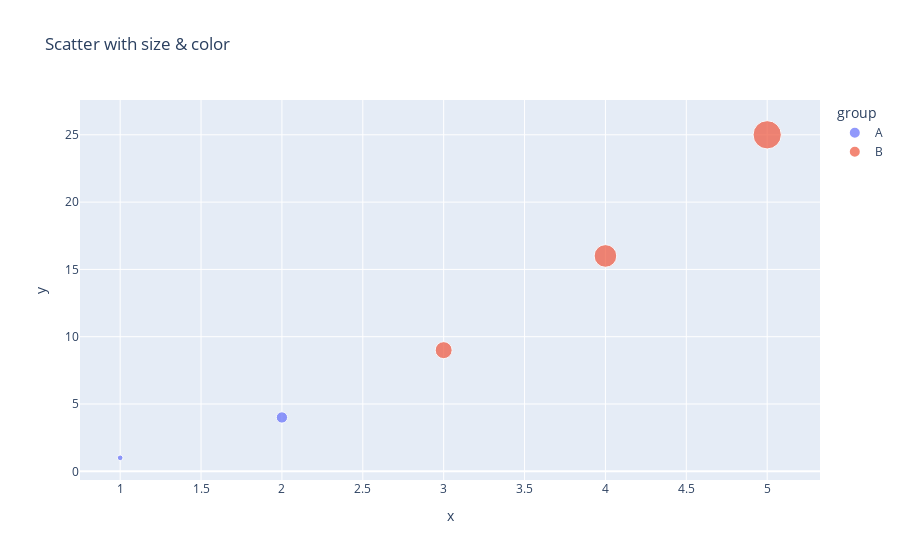
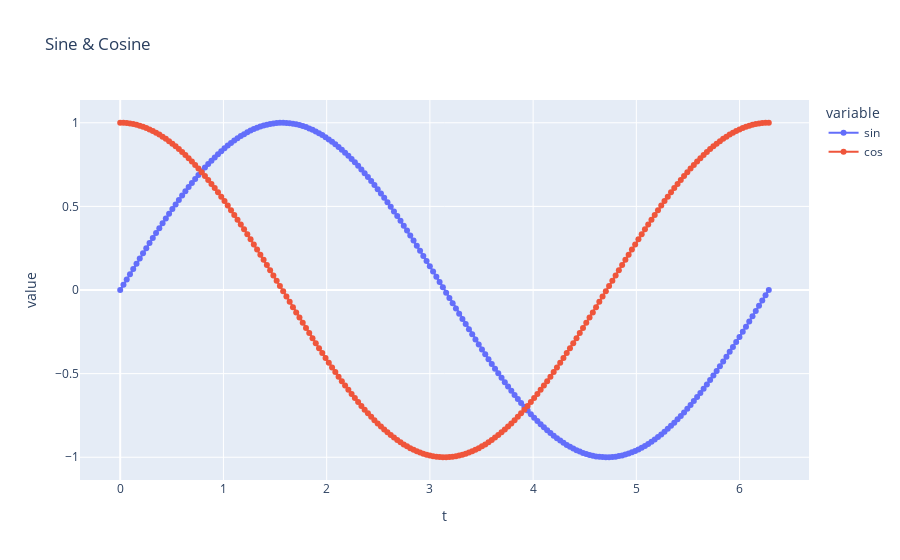
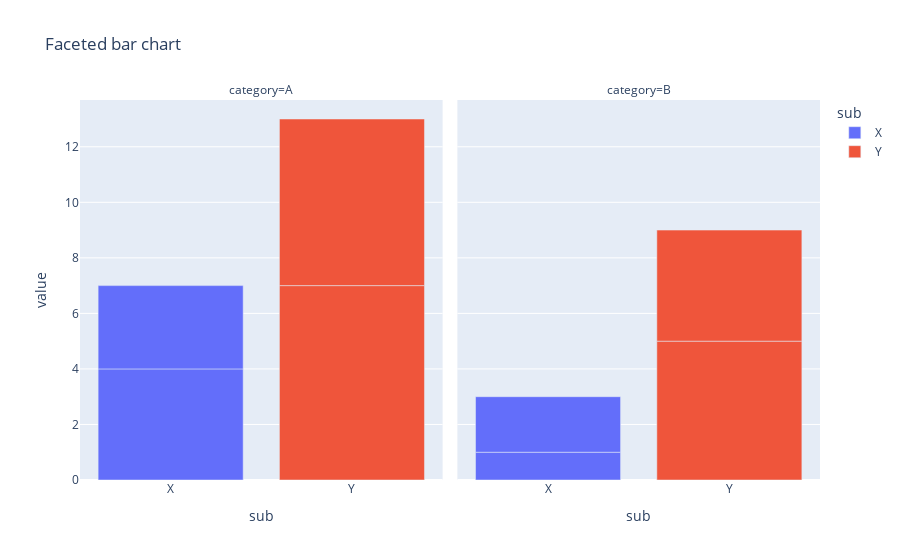
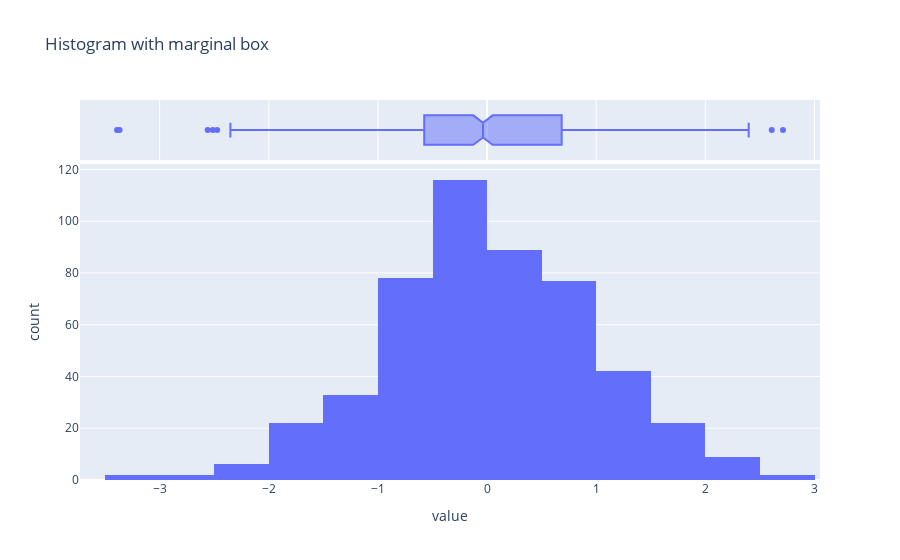

Here is the notebook cell these charts were saved with, in order:
### Code cell
# ...existing code...
# Basic scatter plot
import plotly.express as px
import pandas as pd

df = pd.DataFrame({
    "x": [1, 2, 3, 4, 5],
    "y": [1, 4, 9, 16, 25],
    "group": ["A", "A", "B", "B", "B"]
})

fig = px.scatter(df, x="x", y="y", color="group", size="y", title="Scatter with size & color")
fig.show()
# ...existing code...
# Line chart with hover and markers
import numpy as np

t = np.linspace(0, 2*np.pi, 200)
df_line = pd.DataFrame({"t": t, "sin": np.sin(t), "cos": np.cos(t)})

fig = px.line(df_line, x="t", y=["sin", "cos"], markers=True, title="Sine & Cosine")
fig.update_traces(mode="lines+markers", hovertemplate="%{y:.3f}")
fig.show()
# ...existing code...
# Bar chart with facetting
df_bar = pd.DataFrame({
    "category": ["A", "A", "B", "B"] * 2,
    "sub": ["X", "Y"] * 4,
    "value": [4, 7, 1, 5, 3, 6, 2, 4]
})

fig = px.bar(df_bar, x="sub", y="value", color="sub", facet_col="category",
             title="Faceted bar chart")
fig.show()
# ...existing code...
# Histogram with marginal box
df_hist = pd.DataFrame({"value": np.random.normal(loc=0, scale=1, size=500)})

fig = px.histogram(df_hist, x="value", nbins=30, marginal="box", title="Histogram with marginal box")
fig.show()
# ...existing code...
# Subplots with make_subplots + go
import plotly.graph_objects as go
from plotly.subplots import make_subplots

fig = make_subplots(rows=1, cols=2, subplot_titles=("Scatter", "Bar"))
fig.add_trace(go.Scatter(x=df["x"], y=df["y"], mode="markers", name="scatter"), row=1, col=1)
fig.add_trace(go.Bar(x=df_bar["sub"], y=df_bar["value"], name="bar"), row=1, col=2)
fig.update_layout(title="Mixed subplots", showlegend=False)
fig.show()
# ...existing code...

### Figure 1 — Plotly figure (JSON) as saved in the notebook; plotly's stock layout.template omitted (floating-point values rounded to 4 significant figures)
{"data": [{"hovertemplate": "group=A<br>x=%{x}<br>y=%{marker.size}<extra></extra>", "legendgroup": "A", "marker": {"color": "#636efa", "size": [1, 4], "sizemode": "area", "sizeref": 0.0625, "symbol": "circle"}, "mode": "markers", "name": "A", "orientation": "v", "showlegend": true, "type": "scatter", "x": [1, 2], "xaxis": "x", "y": [1, 4], "yaxis": "y"}, {"hovertemplate": "group=B<br>x=%{x}<br>y=%{marker.size}<extra></extra>", "legendgroup": "B", "marker": {"color": "#EF553B", "size": [9, 16, 25], "sizemode": "area", "sizeref": 0.0625, "symbol": "circle"}, "mode": "markers", "name": "B", "orientation": "v", "showlegend": true, "type": "scatter", "x": [3, 4, 5], "xaxis": "x", "y": [9, 16, 25], "yaxis": "y"}], "layout": {"legend": {"itemsizing": "constant", "title": {"text": "group"}, "tracegroupgap": 0}, "title": {"text": "Scatter with size & color"}, "xaxis": {"anchor": "y", "domain": [0, 1], "title": {"text": "x"}}, "yaxis": {"anchor": "x", "domain": [0, 1], "title": {"text": "y"}}}}

### Figure 2 — Plotly figure (JSON) as saved in the notebook; plotly's stock layout.template omitted (floating-point values rounded to 4 significant figures; data arrays with more than 128 entries replaced by an {"elided": "..."} marker saying what was removed)
{"data": [{"hovertemplate": "%{y:.3f}", "legendgroup": "sin", "line": {"color": "#636efa", "dash": "solid"}, "marker": {"symbol": "circle"}, "mode": "lines+markers", "name": "sin", "orientation": "v", "showlegend": true, "type": "scatter", "x": {"elided": "200 float values"}, "xaxis": "x", "y": {"elided": "200 float values"}, "yaxis": "y"}, {"hovertemplate": "%{y:.3f}", "legendgroup": "cos", "line": {"color": "#EF553B", "dash": "solid"}, "marker": {"symbol": "circle"}, "mode": "lines+markers", "name": "cos", "orientation": "v", "showlegend": true, "type": "scatter", "x": {"elided": "200 float values"}, "xaxis": "x", "y": {"elided": "200 float values"}, "yaxis": "y"}], "layout": {"legend": {"title": {"text": "variable"}, "tracegroupgap": 0}, "title": {"text": "Sine & Cosine"}, "xaxis": {"anchor": "y", "domain": [0, 1], "title": {"text": "t"}}, "yaxis": {"anchor": "x", "domain": [0, 1], "title": {"text": "value"}}}}

### Figure 3 — Plotly figure (JSON) as saved in the notebook; plotly's stock layout.template omitted (floating-point values rounded to 4 significant figures)
{"data": [{"hovertemplate": "sub=%{x}<br>category=A<br>value=%{y}<extra></extra>", "legendgroup": "X", "marker": {"color": "#636efa", "pattern": {"shape": ""}}, "name": "X", "orientation": "v", "showlegend": true, "textposition": "auto", "type": "bar", "x": ["X", "X"], "xaxis": "x", "y": [4, 3], "yaxis": "y"}, {"hovertemplate": "sub=%{x}<br>category=B<br>value=%{y}<extra></extra>", "legendgroup": "X", "marker": {"color": "#636efa", "pattern": {"shape": ""}}, "name": "X", "orientation": "v", "showlegend": false, "textposition": "auto", "type": "bar", "x": ["X", "X"], "xaxis": "x2", "y": [1, 2], "yaxis": "y2"}, {"hovertemplate": "sub=%{x}<br>category=A<br>value=%{y}<extra></extra>", "legendgroup": "Y", "marker": {"color": "#EF553B", "pattern": {"shape": ""}}, "name": "Y", "orientation": "v", "showlegend": true, "textposition": "auto", "type": "bar", "x": ["Y", "Y"], "xaxis": "x", "y": [7, 6], "yaxis": "y"}, {"hovertemplate": "sub=%{x}<br>category=B<br>value=%{y}<extra></extra>", "legendgroup": "Y", "marker": {"color": "#EF553B", "pattern": {"shape": ""}}, "name": "Y", "orientation": "v", "showlegend": false, "textposition": "auto", "type": "bar", "x": ["Y", "Y"], "xaxis": "x2", "y": [5, 4], "yaxis": "y2"}], "layout": {"annotations": [{"font": {}, "showarrow": false, "text": "category=A", "x": 0.245, "xanchor": "center", "xref": "paper", "y": 1, "yanchor": "bottom", "yref": "paper"}, {"font": {}, "showarrow": false, "text": "category=B", "x": 0.755, "xanchor": "center", "xref": "paper", "y": 1, "yanchor": "bottom", "yref": "paper"}], "barmode": "relative", "legend": {"title": {"text": "sub"}, "tracegroupgap": 0}, "title": {"text": "Faceted bar chart"}, "xaxis": {"anchor": "y", "categoryarray": ["X", "Y"], "categoryorder": "array", "domain": [0, 0.49], "title": {"text": "sub"}}, "xaxis2": {"anchor": "y2", "categoryarray": ["X", "Y"], "categoryorder": "array", "domain": [0.51, 1], "matches": "x", "title": {"text": "sub"}}, "yaxis": {"anchor": "x", "domain": [0, 1], "title": {"text": "value"}}, "yaxis2": {"anchor": "x2", "domain": [0, 1], "matches": "y", "showticklabels": false}}}

### Figure 4 — Plotly figure (JSON) as saved in the notebook; plotly's stock layout.template omitted (floating-point values rounded to 4 significant figures; data arrays with more than 128 entries replaced by an {"elided": "..."} marker saying what was removed)
{"data": [{"bingroup": "x", "hovertemplate": "value=%{x}<br>count=%{y}<extra></extra>", "legendgroup": "", "marker": {"color": "#636efa", "pattern": {"shape": ""}}, "name": "", "nbinsx": 30, "orientation": "v", "showlegend": false, "type": "histogram", "x": {"elided": "500 float values"}, "xaxis": "x", "yaxis": "y"}, {"hovertemplate": "value=%{x}<extra></extra>", "legendgroup": "", "marker": {"color": "#636efa"}, "name": "", "notched": true, "showlegend": false, "type": "box", "x": {"elided": "500 float values"}, "xaxis": "x2", "yaxis": "y2"}], "layout": {"barmode": "relative", "legend": {"tracegroupgap": 0}, "title": {"text": "Histogram with marginal box"}, "xaxis": {"anchor": "y", "domain": [0, 1], "title": {"text": "value"}}, "xaxis2": {"anchor": "y2", "domain": [0, 1], "matches": "x", "showgrid": true, "showticklabels": false}, "yaxis": {"anchor": "x", "domain": [0, 0.8316], "title": {"text": "count"}}, "yaxis2": {"anchor": "x2", "domain": [0.8416, 1], "matches": "y2", "showgrid": false, "showline": false, "showticklabels": false, "ticks": ""}}}
